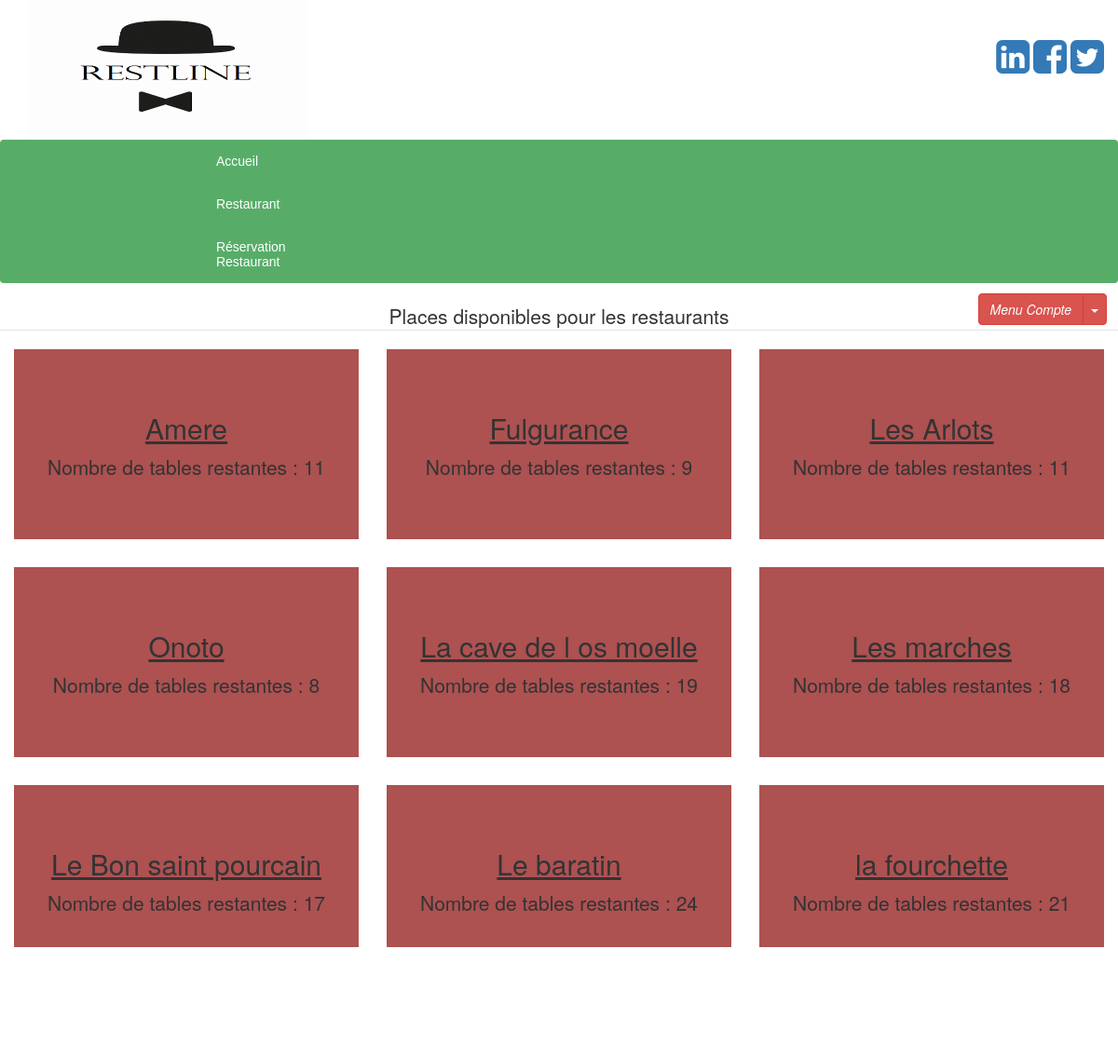
/Disponibilite_place.php, run on the app's committed database.
### tables this page shows
CREATE TABLE `restaurant` (
  `idResto` int(10) NOT NULL,
  `nomResto` varchar(30) DEFAULT NULL,
  `nbTables` int(5) DEFAULT NULL,
  `nbCouverts` int(5) DEFAULT NULL,
  `telResto` int(10) DEFAULT NULL,
  `heureOuv` time DEFAULT NULL,
  `heureFer` time DEFAULT NULL,
  `ferExceptionnelle` varchar(100) DEFAULT NULL,
  `imageResto` varchar(50) DEFAULT NULL,
  `idTypeResto` int(20) NOT NULL,
  `cpVille` int(5) NOT NULL
);

### MVC_PHP/Controleur/Controleur_site.php (called while the page is built, shortened)
<?php
class affichageResto
{
  private $ModeleAffichage;
  public function __construct($serveur, $bdd, $user, $mdp)
  {
    $this ->ModeleAffichage = new Modele_special($serveur, $bdd, $user, $mdp);
  }
  public function AffichageRestaurantPlace()
  {
    $this->ModeleAffichage-> renseigner("restaurant");
    $resultats = $this->ModeleAffichage-> selectAll();
    return $resultats;
  }
}
 ?>

### MVC_PHP/Modele/Modele_site.php (called while the page is built, shortened)
  <?php
  class Modele
  {
    protected $pdo;
    protected $table;
    public function __construct($serveur, $bdd, $user, $mdp)
    {
      $this -> pdo = null;
      try{
        $this -> pdo = new PDO("mysql:host=".$serveur.";dbname=".$bdd, $user, $mdp);
      }
      catch (Exception $exp)
      {
        echo "Erreur de connexion au serveur";
      }
    }
    public function renseigner($table)
    {
      $this -> table = $table;
    }
  public function selectAll()
  {
    if($this->pdo != null)
    {
      $requete = "select * from ".$this->table.";";
      $select = $this-> pdo -> prepare($requete);
      $select -> execute();
      $resultats = $select -> fetchAll();
      return $resultats;
      }else {
      return null;
    }
  }
}
?>

### MVC_PHP/Vues/Vues_disponibilite_place.php (the view)
<?php
echo"
<fieldset>
 <legend style=text-align:center;> Places disponibles pour les restaurants </legend>
<fieldset>
<div class='btn-group' id=ur>
  <button type='button' class='btn btn-danger'> Menu Compte </button>
  <button type='button' class='btn btn-danger dropdown-toggle' data-toggle='dropdown'>
    <span class='caret'></span>
    <span class='sr-only'>Toggle Dropdown</span>
  </button>
  <ul class=dropdown-menu role=menu>
    <li><a href=#>Connecté en tant que : <strong>" . $_SESSION['user'] . " </strong></li>
    <li class='divider'></li>
    <li><a href=Nouscontacter.php> Nous contacter</a></li>
    <li><a href=Espace.php> Espace </a></li>
    <li class='divider'></li>
  <form method=post action='Deconnection.php'>
    <li><button id=btndec type=submit name=sd class='btn btn-danger dropdown-toggle'>Se deconnecter </button></li>
  </form>
  </ul>
</div>";
foreach($resultats as $lesResultats)
{
  echo "<div class='col-md-4'><div class='jumbotron' id=colorfondj>
  <h2 style='text-align: center;'><u>".$lesResultats['nomResto']."</u></h2>
  <p style='text-align: center;'> Nombre de tables restantes : ".$lesResultats['nbTables']."</p>
</div>
</div>";
}
 ?>

### full-slider/css/full-slider.css (style rules this page uses)
html, body { height: 100%; }

### data on the page
restaurant: nomResto "Amere", nbTables "11"
restaurant: nomResto "Fulgurance", nbTables "9"
restaurant: nomResto "Les Arlots", nbTables "11"
restaurant: nomResto "Onoto", nbTables "8"
restaurant: nomResto "La cave de l os moelle", nbTables "19"
restaurant: nomResto "Les marches", nbTables "18"
restaurant: nomResto "Le Bon saint pourcain", nbTables "17"
restaurant: nomResto "Le baratin", nbTables "24"
restaurant: nomResto "la fourchette", nbTables "21"
